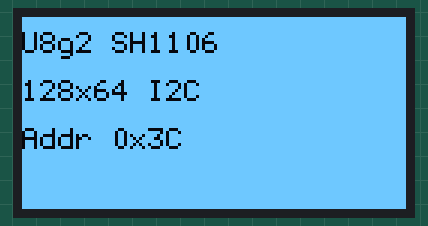
This sketch was run on a simulated Arduino Uno, built with avr-gcc and run on an emulated ATmega328P. On the bench: 128×64 one-colour display.

Above: at 0.1 s.

The sketch:

oled_u8g2_test.ino
```cpp
#include <U8g2lib.h>
#include <Wire.h>

// Try SH1106 first (common for 128x64 I2C modules)
U8G2_SH1106_128X64_NONAME_F_HW_I2C u8g2(U8G2_R0, /* reset=*/ U8X8_PIN_NONE);

void setup() {
  u8g2.begin();
  u8g2.setContrast(255);
}

void loop() {
  u8g2.clearBuffer();
  // Invert: fill white background, then draw black text.
  u8g2.setDrawColor(1);
  u8g2.drawBox(0, 0, 128, 64);
  u8g2.setDrawColor(0);
  u8g2.setFont(u8g2_font_6x12_tf);
  u8g2.drawStr(0, 12, "U8g2 SH1106");
  u8g2.drawStr(0, 28, "128x64 I2C");
  u8g2.drawStr(0, 44, "Addr 0x3C");
  u8g2.sendBuffer();
  delay(1000);
}
```
